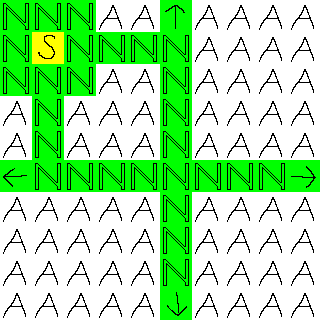

A 2D game scene composited from a Tiled map and its tileset images. What follows is a short description and the map's XML, with every tile layer's data as written:
An orthogonal 10x10 tile map with 32x32 px tiles, 1 tile layer (tiles).

<map version="1.9" tiledversion="1.9.2" orientation="orthogonal" renderorder="right-down" width="10" height="10" tilewidth="32" tileheight="32" infinite="0" nextlayerid="2" nextobjectid="1">
 <editorsettings>
  <export target="test1.json" format="json" />
 </editorsettings>
 <tileset firstgid="1" source="tileset.tsx" />
 <layer id="1" name="tiles" width="10" height="10">
  <data encoding="csv">
2,2,2,64,64,9,64,64,64,64,
2,63,2,2,2,2,64,64,64,64,
2,2,2,64,64,2,64,64,64,64,
64,2,64,64,64,2,64,64,64,64,
64,2,64,64,64,2,64,64,64,64,
12,2,2,2,2,2,2,2,2,10,
64,64,64,64,64,2,64,64,64,64,
64,64,64,64,64,2,64,64,64,64,
64,64,64,64,64,2,64,64,64,64,
64,64,64,64,64,11,64,64,64,64
</data>
 </layer>
</map>